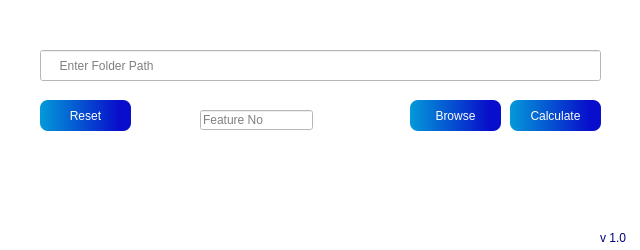
<?xml version="1.0" encoding="UTF-8"?>
<ui version="4.0">
 <class>Root</class>
 <widget class="QMainWindow" name="Root">
  <property name="geometry">
   <rect>
    <x>0</x>
    <y>0</y>
    <width>640</width>
    <height>250</height>
   </rect>
  </property>
  <property name="sizePolicy">
   <sizepolicy hsizetype="Fixed" vsizetype="Fixed">
    <horstretch>0</horstretch>
    <verstretch>0</verstretch>
   </sizepolicy>
  </property>
  <property name="maximumSize">
   <size>
    <width>640</width>
    <height>250</height>
   </size>
  </property>
  <property name="font">
   <font>
    <family>MS Serif</family>
    <weight>75</weight>
    <italic>true</italic>
    <bold>true</bold>
   </font>
  </property>
  <property name="windowTitle">
   <string>System</string>
  </property>
  <property name="windowIcon">
   <iconset>
    <normaloff>icon.ico</normaloff>
    <normalon>icon.ico</normalon>
    <disabledoff>icon.ico</disabledoff>
    <disabledon>icon.ico</disabledon>
    <activeoff>icon.ico</activeoff>
    <activeon>icon.ico</activeon>
    <selectedoff>icon.ico</selectedoff>
    <selectedon>icon.ico</selectedon>icon.ico</iconset>
  </property>
  <property name="styleSheet">
   <string notr="true">background-color: rgb(255, 255, 255)

</string>
  </property>
  <widget class="QWidget" name="centralwidget">
   <widget class="QLineEdit" name="Entry">
    <property name="geometry">
     <rect>
      <x>40</x>
      <y>50</y>
      <width>561</width>
      <height>31</height>
     </rect>
    </property>
    <property name="sizePolicy">
     <sizepolicy hsizetype="Fixed" vsizetype="Fixed">
      <horstretch>0</horstretch>
      <verstretch>0</verstretch>
     </sizepolicy>
    </property>
    <property name="styleSheet">
     <string notr="true">border-color: rgb(0, 0, 127);


</string>
    </property>
    <property name="inputMethodHints">
     <set>Qt::ImhNone</set>
    </property>
    <property name="text">
     <string/>
    </property>
    <property name="cursorPosition">
     <number>0</number>
    </property>
    <property name="placeholderText">
     <string>     Enter Folder Path</string>
    </property>
   </widget>
   <widget class="QPushButton" name="Browse_btn">
    <property name="geometry">
     <rect>
      <x>410</x>
      <y>100</y>
      <width>91</width>
      <height>31</height>
     </rect>
    </property>
    <property name="styleSheet">
     <string notr="true">QPushButton
{
border-radius: 8px;
border-color: rgb(0, 0, 127);
font: 75 10pt &quot;MS Serif&quot;;
color: white;
background: qlineargradient(spread:pad, x1:0, y1:0, x2:1, y2:0, stop:0 rgba(3, 153, 216, 255), stop:0.875 rgba(8, 14, 203, 255));
}
QPushButton:pressed
{
background-color: rgb(255, 255, 255);
color:rgb(0, 0, 127);
}</string>
    </property>
    <property name="text">
     <string>Browse</string>
    </property>
   </widget>
   <widget class="QPushButton" name="Calculate_btn">
    <property name="geometry">
     <rect>
      <x>510</x>
      <y>100</y>
      <width>91</width>
      <height>31</height>
     </rect>
    </property>
    <property name="styleSheet">
     <string notr="true">QPushButton
{
border-radius: 8px;
border-color: rgb(0, 0, 127);
font: 75 10pt &quot;MS Serif&quot;;
color: white;
background: qlineargradient(spread:pad, x1:0, y1:0, x2:1, y2:0, stop:0 rgba(3, 153, 216, 255), stop:0.875 rgba(8, 14, 203, 255));
}
QPushButton:pressed
{
background-color: rgb(255, 255, 255);
color:rgb(0, 0, 127);
}</string>
    </property>
    <property name="text">
     <string>Calculate</string>
    </property>
   </widget>
   <widget class="QPushButton" name="Reset_btn">
    <property name="geometry">
     <rect>
      <x>40</x>
      <y>100</y>
      <width>91</width>
      <height>31</height>
     </rect>
    </property>
    <property name="styleSheet">
     <string notr="true">QPushButton
{
border-radius: 8px;
border-color: rgb(0, 0, 127);
font: 75 10pt &quot;MS Serif&quot;;
color: white;
background: qlineargradient(spread:pad, x1:0, y1:0, x2:1, y2:0, stop:0 rgba(3, 153, 216, 255), stop:0.875 rgba(8, 14, 203, 255));
}
QPushButton:pressed
{
background-color: rgb(255, 255, 255);
color:rgb(0, 0, 127);
}</string>
    </property>
    <property name="text">
     <string>Reset</string>
    </property>
   </widget>
   <widget class="QLabel" name="label">
    <property name="geometry">
     <rect>
      <x>600</x>
      <y>230</y>
      <width>71</width>
      <height>16</height>
     </rect>
    </property>
    <property name="styleSheet">
     <string notr="true">background: transparent;
color: rgb(0, 0, 127);
font: 75 10pt &quot;MS Sherif&quot;;</string>
    </property>
    <property name="text">
     <string>v 1.0</string>
    </property>
   </widget>
   <widget class="QLabel" name="ans_1">
    <property name="geometry">
     <rect>
      <x>40</x>
      <y>140</y>
      <width>581</width>
      <height>16</height>
     </rect>
    </property>
    <property name="text">
     <string/>
    </property>
   </widget>
   <widget class="QLabel" name="ans_2">
    <property name="geometry">
     <rect>
      <x>40</x>
      <y>170</y>
      <width>571</width>
      <height>16</height>
     </rect>
    </property>
    <property name="text">
     <string/>
    </property>
   </widget>
   <widget class="QLabel" name="ans_3">
    <property name="geometry">
     <rect>
      <x>40</x>
      <y>200</y>
      <width>571</width>
      <height>16</height>
     </rect>
    </property>
    <property name="text">
     <string/>
    </property>
   </widget>
   <widget class="QLabel" name="ans_4">
    <property name="geometry">
     <rect>
      <x>40</x>
      <y>230</y>
      <width>501</width>
      <height>16</height>
     </rect>
    </property>
    <property name="text">
     <string/>
    </property>
   </widget>
   <widget class="QLineEdit" name="Feature_no">
    <property name="geometry">
     <rect>
      <x>200</x>
      <y>110</y>
      <width>113</width>
      <height>20</height>
     </rect>
    </property>
    <property name="inputMask">
     <string/>
    </property>
    <property name="text">
     <string/>
    </property>
    <property name="placeholderText">
     <string>Feature No</string>
    </property>
   </widget>
  </widget>
 </widget>
 <resources>
  <include location="bg.qrc"/>
 </resources>
 <connections>
  <connection>
   <sender>Reset_btn</sender>
   <signal>clicked()</signal>
   <receiver>Entry</receiver>
   <slot>clear()</slot>
   <hints>
    <hint type="sourcelabel">
     <x>85</x>
     <y>115</y>
    </hint>
    <hint type="destinationlabel">
     <x>320</x>
     <y>65</y>
    </hint>
   </hints>
  </connection>
 </connections>
</ui>
